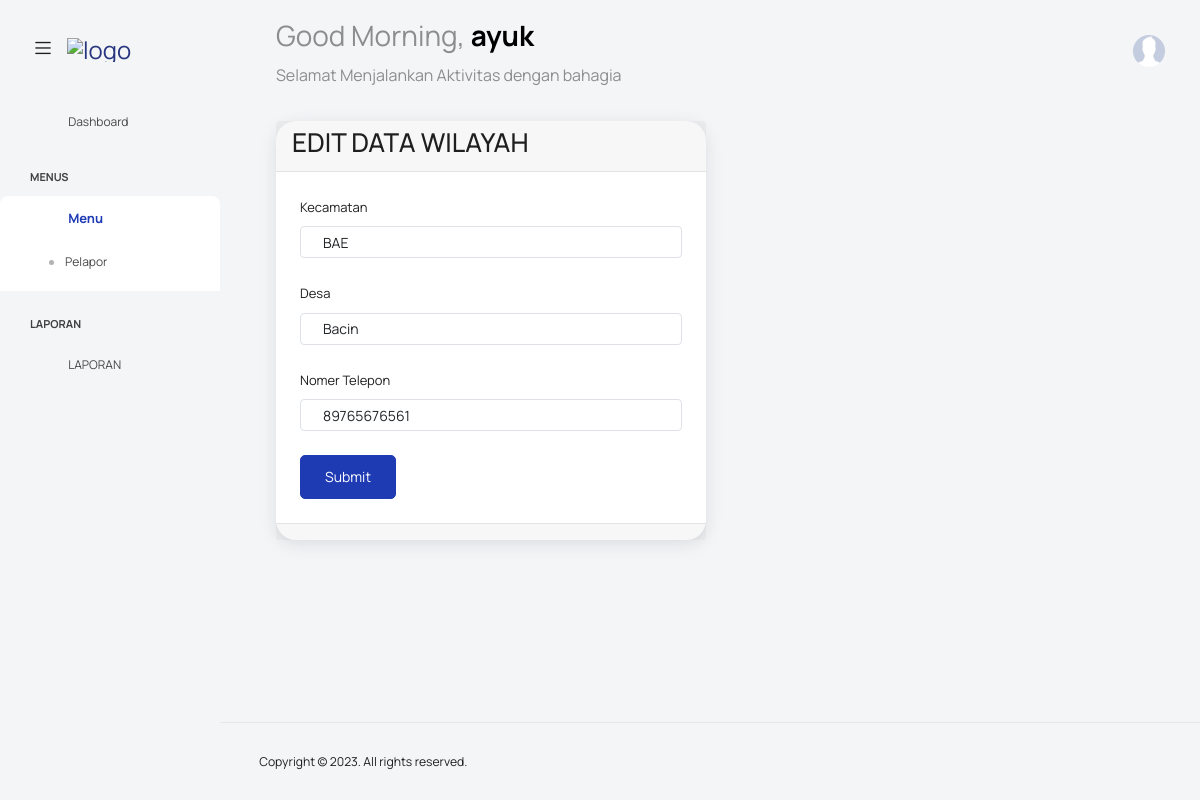
Page /?wilayah=edit&id=1 (signed in) on the committed database.
### tables this page shows
CREATE TABLE `wilayah` (
  `id_wilayah` int(11) NOT NULL,
  `kecamatan` varchar(100) DEFAULT NULL,
  `desa` varchar(100) DEFAULT NULL,
  `no_telp` varchar(20) DEFAULT NULL,
  `status` varchar(20) DEFAULT NULL
);

### config/config.php (called while the page is built, shortened)
<?php
class Config {
    public function UrlWeb(){
        $url = "http://localhost/pengaduan-bpbd";
        return $url;
    }
    public function TemplateAdmin($page){
        $url = $this->UrlWeb();
        include "views/partials/_header.php";
        include "views/partials/_navbar.php";
        include "views/partials/_sidebar.php";
        include $page;
        include "views/partials/_footer.php";
    }
}

### function.php (called while the page is built, shortened)
<?php
function Querysatudata($query){
    $koneksi = mysqli_connect("localhost","root","","pengaduan-bpbd");
    $query_cek = mysqli_query($koneksi, $query);
    return mysqli_fetch_array($query_cek, MYSQLI_BOTH);
}

### views/wilayah/wilayah_edit.php (the view, shortened to what this page needs)
<?php
$cari_wilayah_berdasarkan_id_wilayah = "SELECT * FROM wilayah WHERE id_wilayah = " . $_GET['id'] . "";
$satu_wilayah = Querysatudata($cari_wilayah_berdasarkan_id_wilayah);
?>
<div class="main-panel">
  <div class="content-wrapper">
    <div class="row">
      <div class="col-lg-6 grid-margin stretch-card">
        <div class="card">
          <div class="card-header">
            <h2><?= strtoupper("Edit data " . array_keys($_GET)[0]) ?></h2>
          </div>
          <div class="card-body">
            <div class="row">
              <form class="forms-sample" action="<?= $url ?>/?wilayah=update" method="POST" enctype="multipart/form-data">
                <div class="form-group">
                  <label for="kecamatan">Kecamatan</label>
                  <input type="text" class="form-control p-input" id="kecamatan" name="kecamatan" placeholder="Kecamatan" value="<?= $satu_wilayah['kecamatan'] ?>" required>
                </div>
                <div class="form-group">
                  <label for="desa">Desa</label>
                  <input type="text" class="form-control p-input" id="desa" name="desa" placeholder="desa" value="<?= $satu_wilayah['desa'] ?>" required>
                </div>
                <div class="form-group">
                  <label for="no_telp">Nomer Telepon</label>
                  <input type="text" class="form-control p-input" id="no_telp" name="no_telp" placeholder="no_telp" value="<?= $satu_wilayah['no_telp'] ?>" required>
                </div>
                <div class="col-12">
                  <button type="submit" class="btn btn-primary">Submit</button>
                </div>
              </form>
            </div>
          </div>
          <div class="card-footer">
          </div>
        </div>
      </div>
    </div>
  </div>

### rows in the picture
wilayah: kecamatan "BAE", desa "Bacin", no_telp "89765676561"

### other values in the picture
$_SESSION['username'] "ayuk"
